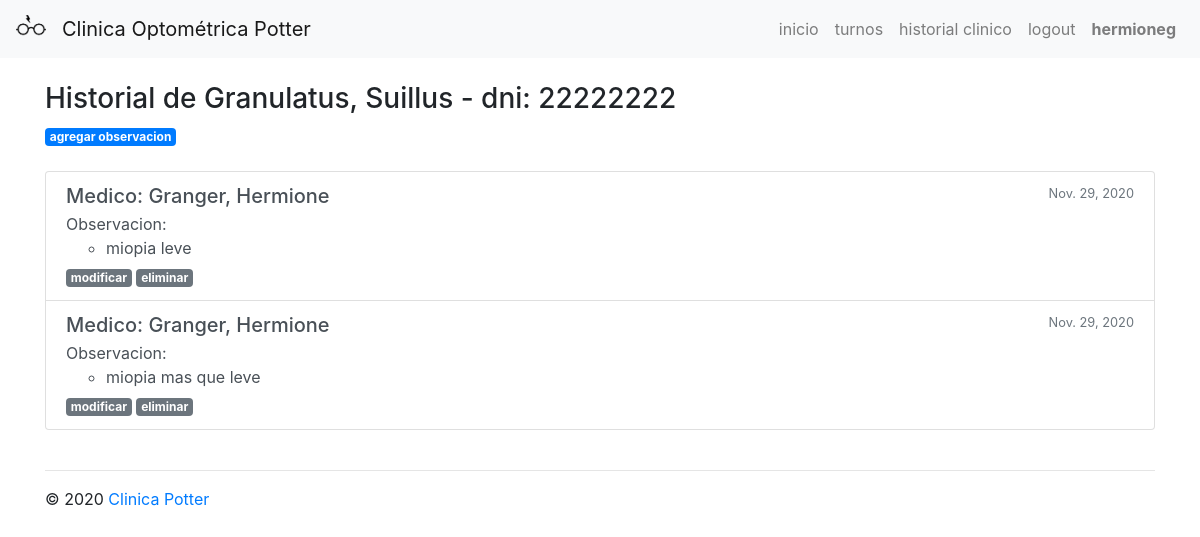
The app's page /historial/2 (signed in) with its own data.
### pacientes/models.py (models this page shows)
class Paciente(models.Model):
    apellido = models.CharField('nombre del paciente', max_length = 50)
    nombre = models.CharField('apellido del paciente', max_length = 50)
    dni = models.CharField('dni del paciente', max_length = 10)
    activo = models.BooleanField(default=True)
    def __str__(self):
        return f'{str(self.apellido).capitalize()}, {str(self.nombre).capitalize()}'

### historial/models.py (models this page shows, shortened)
class HistorialObservacion(models.Model):
    paciente = models.ForeignKey(Paciente, on_delete = models.RESTRICT, related_name='hcpacientes')
    doctor = models.ForeignKey(User, on_delete = models.RESTRICT, related_name='hcdoctores')
    fecha = models.DateField()
    observacion = models.CharField(max_length=1000)

### historial/views.py (the view)
# urls.py: path("<int:id_paciente>", views.HistorialPaciente, name="historialpaciente"),
def HistorialPaciente(request, id_paciente):
    contexto = logueadoComo(request, ['gerencia', 'profesional'])
    if contexto:
        try:
            print('doc id: ', contexto['id_usuario'])
            print('paciente id: ', id_paciente)
            paciente = get_object_or_404(Paciente, id = id_paciente) # verifica exstencia de paciente
            turnos = Turno.objects.filter(paciente_id = id_paciente, doctor_id = contexto['id_usuario']) # verifica que el doctor haya atendido al paciente
        except Exception:
            raise Http404('no existe el paciente ')
        contexto['paciente'] = paciente
        observaciones = HistorialObservacion.objects.filter(paciente_id = id_paciente)
        contexto['observaciones'] = observaciones
        return render(request, "historial/historialpaciente.html", contexto)
    else:
        return HttpResponseRedirect(reverse("paginas:inicio"))

### usuarios/utilidades.py (called while the page is built)
def estado_auth(request):
    contexto = {}
    contexto['autenticado'] = request.user.is_authenticated
    contexto['usuario'] = request.user
    contexto['id_usuario'] = request.user.id
    contexto['grupos'] = [grupo['name'] for grupo in request.user.groups.all().values('name')]
    contexto['grupos_v'] = ', '.join(contexto['grupos'])
    contexto['id_pedidoactual'] = request.session['id_pedidoactual'] if 'id_pedidoactual' in request.session else None # verifica id_pedidoactual en sesion
    return contexto

def logueadoComo(request, grupo):
    pars = estado_auth(request)
    if set(grupo).intersection(pars['grupos']):
        return pars

### historial/templates/historial/historialpaciente.html (shortened to what this page needs)
{% extends "paginas/_layout.html" %}
{% block contenido %}
    <br>
    <h3>Historial de {{ paciente }} - dni: {{ paciente.dni }}</h3>
    <a class="badge badge-primary " href="{% url 'historial:crearobservacion' paciente.id %}">agregar observacion</a>
    <br><br>
    <ul class="list-group">
    {% for observacion in observaciones %}
        <li class="list-group-item list-group-item-action flex-column align-items-start">
            <div class="d-flex w-100 justify-content-between">
                <h5 class="mb-1">Medico: {{observacion.doctor.last_name|title}}, {{observacion.doctor.first_name|title}}</h5>
                <small class="text-muted">{{observacion.fecha}} </small>
            </div>
            <div>Observacion:
                <br>
                <ul>
                    <li>
                        <p class="mb-1">{{observacion.observacion}}</p>
                    </li>
                </ul>
            </div>
            {% if observacion.doctor.id == id_usuario %}
            <div>
                <a href="{% url 'historial:modificarobservacion' observacion.id %}" class="badge badge-secondary">modificar</a>
                <a href="{% url 'historial:eliminarobservacion' observacion.id %}" class="badge badge-secondary">eliminar</a>
            </div>
            {% endif %}
        </li>
    {% empty %}
        <li> no hay observaciones para el paciente </li>
    {% endfor %}
    </ul>
{% endblock contenido %}

### paginas/templates/paginas/_layout.html (shortened to what this page needs)
<!DOCTYPE html>
<html>
  <head>
    <link rel="stylesheet" href="https://maxcdn.bootstrapcdn.com/bootstrap/4.0.0/css/bootstrap.min.css" />
  </head>
  <body>
    <nav class="navbar navbar-expand-md navbar-light bg-light justify-content-between">
      <a class="navbar-brand" href={% url 'paginas:inicio' %}>
        {% load static %}
        <img src="{% static 'img/icono.png' %}" width="30" height="30" alt="">
      <a class="navbar-brand" href={% url 'paginas:inicio' %}>Clinica Optométrica Potter</a>
      <div class="collapse navbar-collapse" id="navbar0">
        <ul class="navbar-nav ml-auto mt-2 mt-lg-0">
          <li class="nav-item ">
            <a class="nav-link" href="{% url 'paginas:inicio' %}">inicio<span class="sr-only">(current)</span></a>
          </li>
          {% if 'secretaria' in grupos or 'profesional' in grupos  or 'gerencia' in grupos %}
            <li class="nav-item">
              <a class="nav-link" href="{% url 'turnos:listado' %}">turnos</a>
            </li>
          {% endif %}
          {% if 'profesional' in grupos or 'gerencia' in grupos %}
            <li class="nav-item">
              <a class="nav-link" href="{% url 'historial:listado' %}">historial clinico</a>
            </li>
          {% endif %}
          {% if autenticado %}
            <li class="nav-item">
              <a class="nav-link" href="{% url 'usuarios:logout' %}">logout</a>
            </li>
          {% else %}
            <li class="nav-item">
              <a class="nav-link" href="{% url 'usuarios:login' %}">login</a>
            </li>
          {% endif %}
          <li class="nav-item">
            <a class="nav-link" href="{% url 'paginas:acercade' %}">
            {% if user.is_authenticated %}
              <strong>{{ usuario }}</strong>
            {% else %}
              acerca de
            {% endif %}
            </a>
          </li>
        </ul>
      </div>
    </nav>
    <div class="container">{% block contenido %} {% endblock contenido %}</div>
    <footer class="page-footer font-small mdb-color pt-4">
      <div class="container text-center text-md-left">
        <hr>
        <div class="row d-flex align-items-center">
          <div class="col-md-7 col-lg-8">
            <p class="text-center text-md-left">© 2020 <a href={% url 'paginas:inicio' %}>Clinica Potter</a></p>
          </div>
        </div>
      </div>
    </footer>
  </body>
</html>

### records on screen
Paciente: apellido+nombre "Granulatus, Suillus", dni "22222222"
HistorialObservacion: doctor.last_name "Granger", doctor.first_name "Hermione", fecha "Nov. 29, 2020", observacion "miopia leve", shows "modificar"
HistorialObservacion: doctor.last_name "Granger", doctor.first_name "Hermione", fecha "Nov. 29, 2020", observacion "miopia mas que leve", shows "modificar"

### other values on screen
{{ usuario }} "hermioneg"
